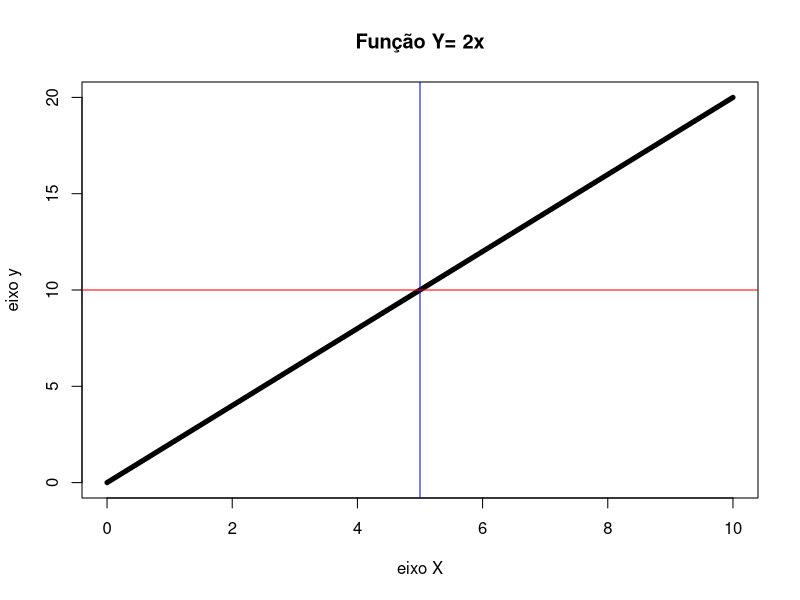
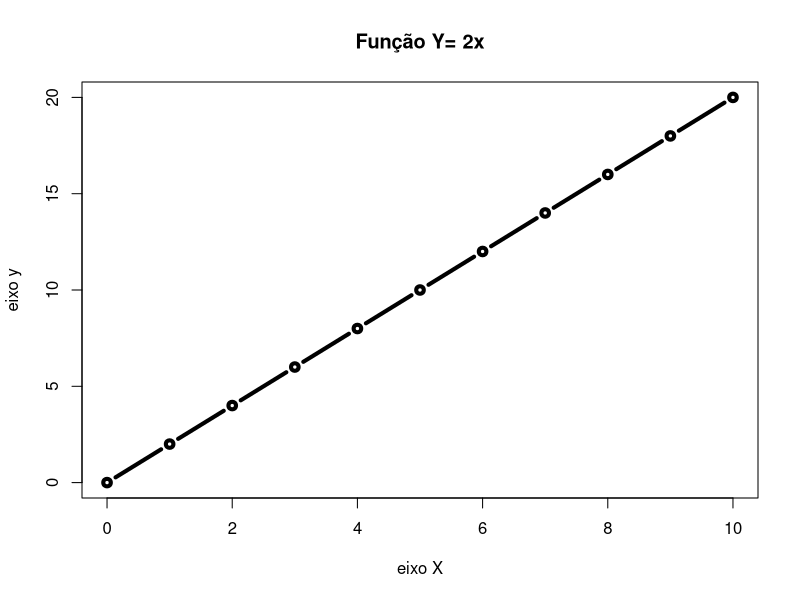
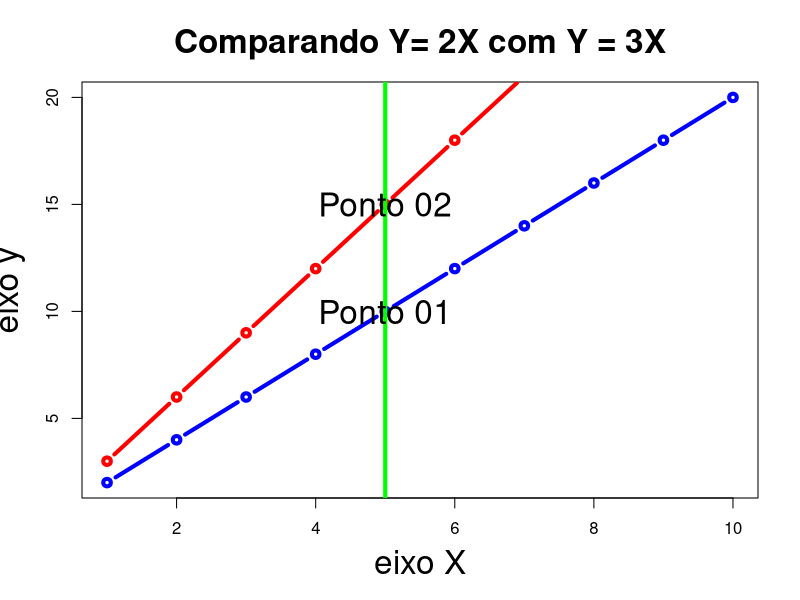
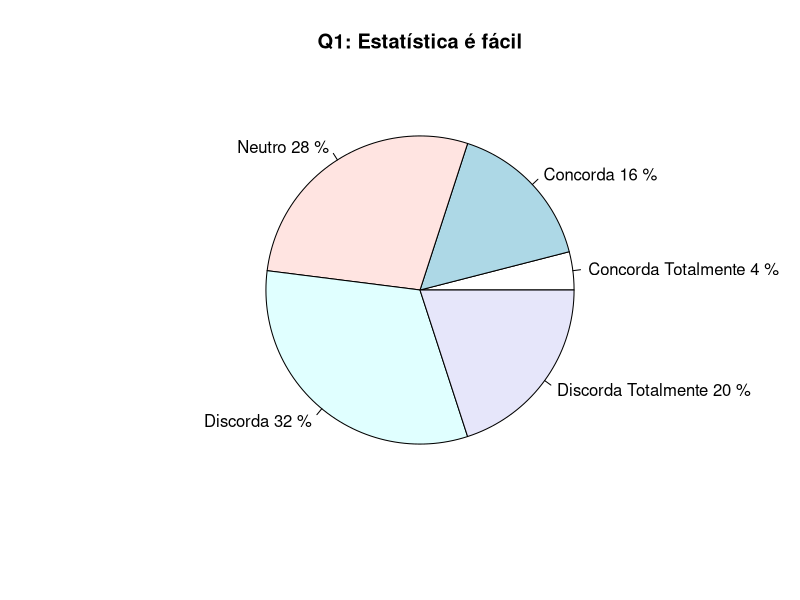
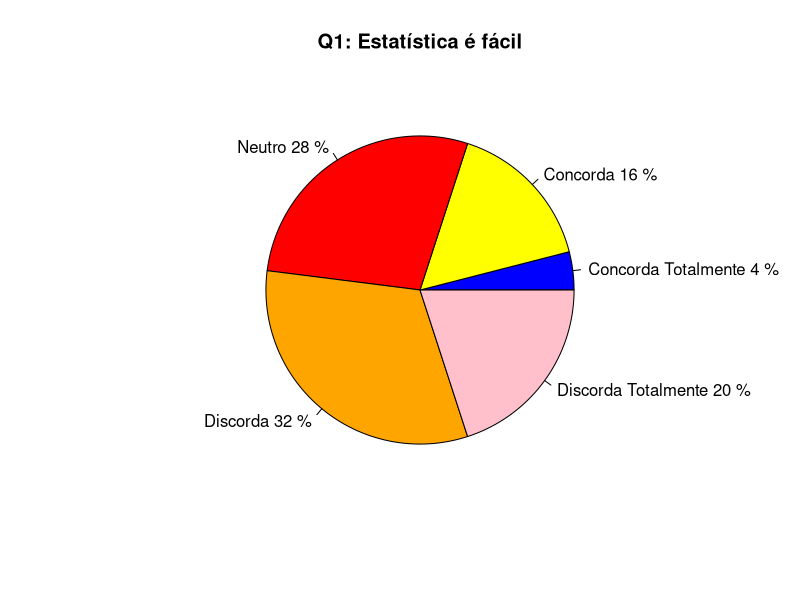
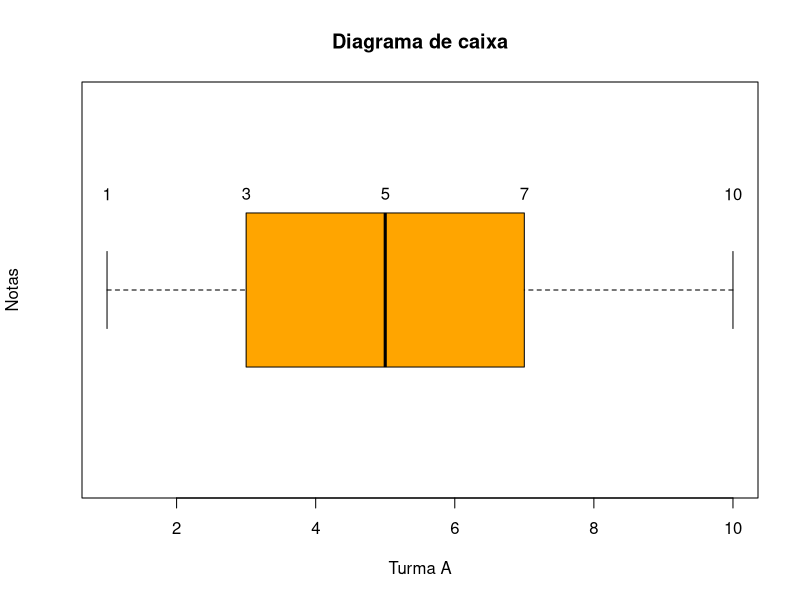
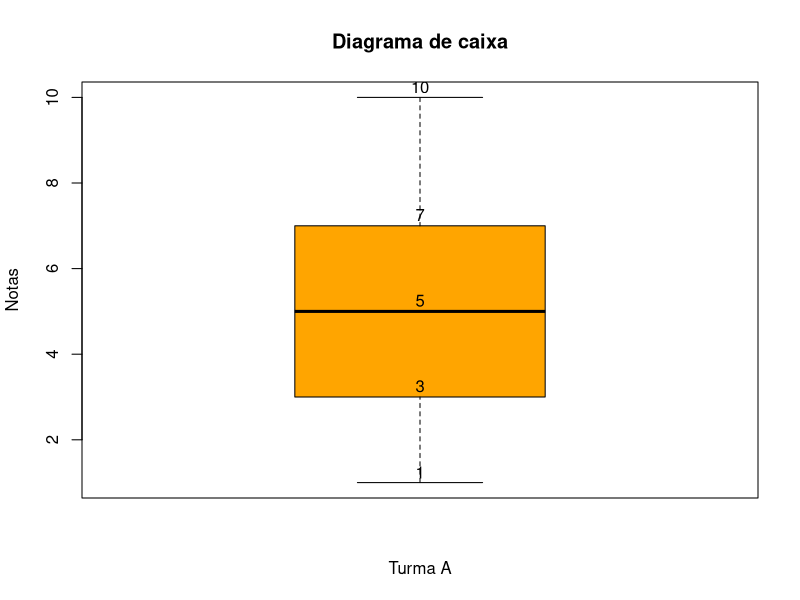
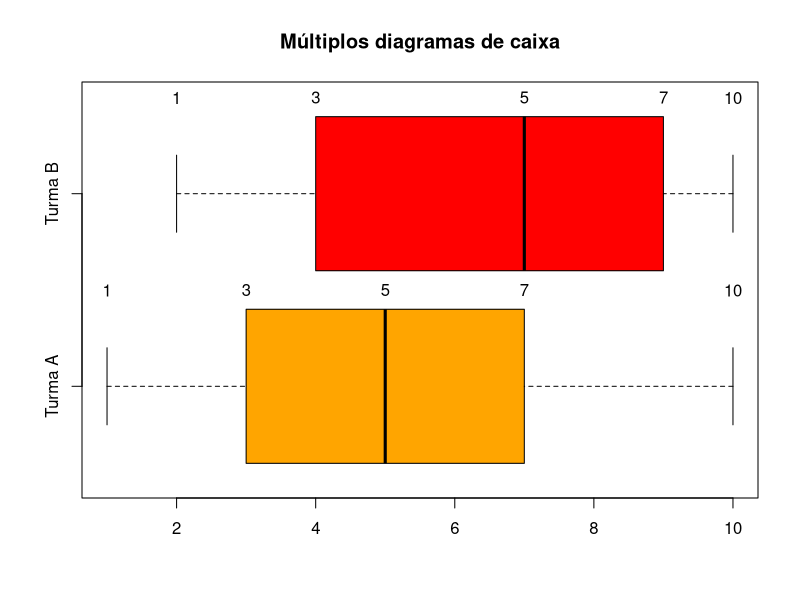

R code for these plots, in order:
#Calculando a média usando o R
notas = c(2,3,4,5,5,5,6,10)
media = mean(notas)
media


#Calculo da mediana usando R
#Código em R
#Observacao: os dados não precisam estar ordenados! 
a=c(8,7,8,9,12,11,10)
# calculando a mediana (número ímpar de elementos)
median(a)
#calculando a mediana(número par de elementos)
b=c(7,8,8,9,10,11,12,13)
#valor calculado
median(b)


#Calculando a Moda usando R
# função obtida no site :https://www.tutorialspoint.com/r/r_mean_median_mode.htm
getmode <- function(v) {
  uniqv <- unique(v)
  uniqv[which.max(tabulate(match(v, uniqv)))]
}

# vamos calcular a moda para os exemplos anteriores
notas = c(2,3,3,5,5,5,5,6,8,10)
nomes =c("Ana","Ana", "Bia","Bia","Bia", "Celina", "Erica","Erica","Erica","Erica")
moda.notas =getmode(notas)
moda.nomes= getmode(nomes)
moda.notas
moda.nomes


#Calculando o percentil usando R
#Código em R
notas= c(0,1,1,2,2,3,3,3,4,4,4,4,5,5,6,6,7,8,9,10)
# Calcula o quantil 40%
b= quantile(notas,0.4)
d=quantile(notas,0.8)
f=quantile(notas,0.85)
b
d
f

#Calculando quartis usando R
#Código em R
a =c(1,1,3,3,5,7,7,9,10)
quartis= quantile(a, type=6)
quartis

#Gráficos simples, usando R
# Código em R:
x=c(0,1,2,3,4,5,6,7,8,9,10)
y=c(0,2,4,6,8,10,12,14,16,18,20)
plot(x,y,main= "Função Y= 2x", xlab= "eixo X", ylab= "eixo y", 
     type= "l", lwd =5)
# criando uma linha vertical em x=5

abline(v=5, col ="blue")
# criando uma linha horizontal em y=10

abline(h=10, col ="red")
# marcando os pontos com um símbolo

plot(x,y,main= "Função Y= 2x", type="b",lwd =4,
     xlab= "eixo X", ylab= "eixo y")

# plotando duas curvas
x=c(1,2,3,4,5,6,7,8,9,10)
y1=c(2,4,6,8,10,12,14,16,18,20)
y2=c(3,6,9,12,15,18,21,24,27,30)
plot(x,y1, type="b", main ="Comparando Y= 2X com Y = 3X", col= "blue",
     xlab="eixo X", ylab="eixo y",lwd =4, cex.lab= 2, cex.main =2)
points(x,y2, type= "b", col ="red",lwd =4)
# adicionando linhas
abline(v=5, col ="green",lwd =4)
# adicionando um texto em uma posição no gráfico
text(x=5,y=10, label ="Ponto 01", cex = 2)
text(x=5,y=15, label ="Ponto 02", cex= 2)


#Gráfico de torta usando R

# Código em R:

# gráfico de torta simples
respostas = c(2, 8,14, 16, 10)
percentagem = round(respostas/sum(respostas)*100)
legendas = c("Concorda Totalmente", "Concorda", "Neutro", "Discorda",
             "Discorda Totalmente")
# adicionando percentagem calculada ao label
legendas.percentual <- paste(legendas, percentagem, "%") 
pie(respostas, labels = legendas.percentual, main="Q1: Estatística é fácil")

# colorindo a torta, escolhendo a cor de cada fatia
pie(respostas,labels=legendas.percentual,col= c("blue", "yellow","red","orange","pink"),
    main="Q1: Estatística é fácil")



#Gráficos de caixa, usando o R

a =c(1,1,3,3,5,7,7,9,10)
quartils= quantile(a)

# boxplot na horizontal
boxplot(a,main="Diagrama de caixa", xlab="Turma A", 
        ylab="Notas", col="orange", horizontal = TRUE)
text(x=fivenum(a),labels =fivenum(a), y=1.25)

# boxplot na vertical
boxplot(a,main="Diagrama de caixa", xlab="Turma A", 
        ylab="Notas", col="orange", vertical = TRUE)
text(y=fivenum(a)+0.25,labels =fivenum(a), x=1)

# criando dois diagramas de caixa
a =c(1,1,3,3,5,7,7,9,10)
b= c(2,2,4,5,7,8,9,9,10)
boxplot(a,b, main="Múltiplos diagramas de caixa", 
        names=c("Turma A", "Turma B"), 
        col=c("orange", "red"),  horizontal= TRUE)
text(x=fivenum(a),labels =fivenum(a), y=1.5)
text(x=fivenum(b),labels =fivenum(a), y=2.5)


#Desafio 03 

idades= c(2,4,6)
a= idades[1]*idades
b= a[3]
b


































